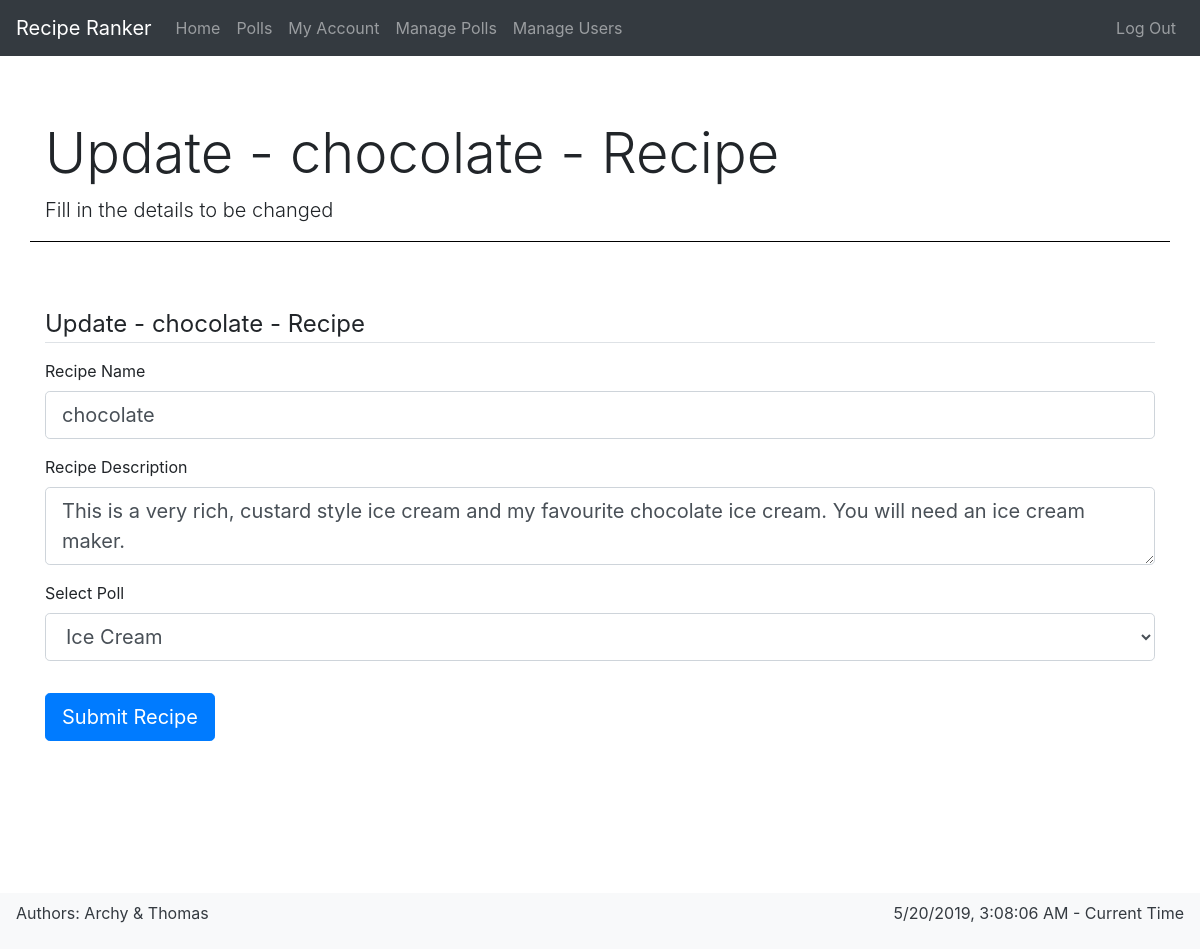
The app's page /recipe/4/update (signed in) with its own data.
### app/models.py (models this page shows, shortened)
class Recipe(db.Model):
    id = db.Column(db.Integer, primary_key=True)
    name = db.Column(db.String(64), nullable=False, index=True)
    description = db.Column(db.String(256), nullable=True)
    date_added = db.Column(
        db.DateTime, nullable=False, index=True, default=datetime.utcnow)
    contributor_id = db.Column(
        db.Integer, db.ForeignKey('user.id'), nullable=False)
    poll_id = db.Column(db.Integer, db.ForeignKey('poll.id'), nullable=False)
    votes = db.relationship("Vote", backref='recipe', lazy='dynamic')

### app/routes.py (the view)
@app.route("/recipe/<int:recipe_id>/update", methods=['GET', 'POST'])
@login_required
def update_recipe(recipe_id):
    if current_user.is_admin:
        recipe = Recipe.query.get_or_404(recipe_id)
        form = RecipeForm()
        form.poll.choices = [(poll.id, poll.name)
                             for poll in Poll.query.order_by('date_created')]
        if form.validate_on_submit():
            recipe.name = form.name.data
            recipe.description = form.description.data
            recipe.poll = Poll.query.filter_by(id=form.poll.data).first()
            db.session.commit()
            flash('The recipe has been updated!', 'success')
            return redirect(url_for('recipe', recipe_id=recipe.id))
        elif request.method == 'GET':
            form.name.data = recipe.name
            form.description.data = recipe.description
            form.poll.data = recipe.poll.id
        return render_template(
            'recipe_form.html',
            title='Update - ' + recipe.name + ' - Recipe',
            description='Fill in the details to be changed',
            legend='Update - ' + recipe.name + ' - Recipe',
            form=form)
    else:
        abort(403)

### app/forms.py
class RecipeForm(FlaskForm):
    name = StringField('Recipe Name', validators=[DataRequired()])
    description = TextAreaField(
        'Recipe Description', validators=[DataRequired()])
    poll = SelectField('Select Poll', validators=[DataRequired()], coerce=int)
    submit = SubmitField('Submit Recipe')

### app/models.py (called while the page is built)
@login_manager.user_loader
def load_user(id):
    return User.query.get(int(id))

### app/templates/recipe_form.html (shortened to what this page needs)
{% extends "base.html" %}
{% block content %}
<div class="row">
    <section class="col">
        <form action="" method="post">
            <fieldset class="form-group">
                <legend class="border-bottom mb-3">{{ legend }}</legend>
                <div class="form-group">
                    {{ form.name.label(class="form-control-label") }}
                    {% if form.name.errors %}
                    {{ form.name(class="form-control form-control-lg is-invalid") }}
                    <div class="invalid-feedback">
                        {% for error in form.name.errors %}
                        <span>{{ error }}</span>
                        {% endfor %}
                    </div>
                    {% else %}
                    {{ form.name(class="form-control form-control-lg") }}
                    {% endif %}
                </div>
                <div class="form-group">
                    {{ form.description.label(class="form-control-label") }}
                    {% if form.description.errors %}
                    {{ form.description(rows="10", class="form-control form-control-lg is-invalid") }}
                    <div class="invalid-feedback">
                        {% for error in form.description.errors %}
                        <span>{{ error }}</span>
                        {% endfor %}
                    </div>
                    {% else %}
                    {{ form.description(class="form-control form-control-lg") }}
                    {% endif %}
                </div>
                <div class="form-group">
                    {{ form.poll.label(class="form-control-label") }}<br>
                    {% if form.poll.errors %}
                    {{ form.poll(class="form-control form-control-lg is-invalid") }}
                    <div class="invalid-feedback">
                        {% for error in form.poll.errors %}
                        <span>{{ error }}</span>
                        {% endfor %}
                    </div>
                    {% else %}
                    {{ form.poll(class="form-control form-control-lg") }}
                    {% endif %}
                </div>
            </fieldset>
            <div class="form-group">
                {{ form.submit(class="btn btn-primary btn-lg") }}
            </div>
        </form>
    </section>
</div>
{% endblock %}

### app/static/css/style.css (style rules this page uses)
body { padding-bottom: 10rem; }
section { margin-top: 2rem; margin-bottom: 2rem; }

### records on screen
Recipe: name "chocolate", description "This is a very rich, custard style ice cream and my favourite chocolate ice cream. You will need an ice cream maker.", poll "Ice Cream"

### other values on screen
{{ title }} "Update - chocolate - Recipe"
{{ description }} "Fill in the details to be changed"
{{ legend }} "Update - chocolate - Recipe"
